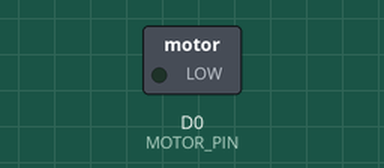
The sketch below on a simulated nRF52 board. Parts: switched loads named in the sketch (green lamp = pin HIGH). A phone connects over Bluetooth LE 3 s after start.

Above: at 0.1 s.
Timing chart, 0 to 4.6 s (numbered marks = the images above):
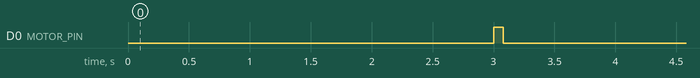

The sketch:

keyring.ino
```cpp
/*
 * 맨홀 경고 진동 키링 — Seeed XIAO nRF52840
 *
 * 이 키링은 자기가 어디 있는지 모른다. GPS 도 지도도 없다.
 * 폰이 "울려라"라고 하면 울릴 뿐이다.
 *
 * 판단을 폰에 몰아둔 이유:
 *   - 폰에는 이미 GPS 가 있다. 여기 또 넣으면 배터리가 하루도 못 간다
 *   - 경고 조건을 바꿀 때 펌웨어를 다시 굽지 않아도 된다
 *   - 키링이 단순해져서 고장 날 데가 없다
 *
 * 굽는 법은 README.md 참고.
 */

#include <bluefruit.h>

#define MOTOR_PIN D0

// 폰이 보내는 명령. 1 바이트면 충분하다.
#define CMD_STOP    0x00
#define CMD_SHORT   0x01   // 맨홀 경고 — 짧게 한 번
#define CMD_LONG    0x02   // 강한 경고 — 길게 한 번
#define CMD_TEST    0x03   // 연결 확인 — 세 번. 시연 때 이걸 쓴다

// 커스텀 서비스. 표준에 맞는 게 없어서 임의로 정했다.
// 앱에서도 같은 값을 써야 한다. 하나라도 다르면 조용히 연결만 되고 아무 일도 안 난다.
const uint8_t SERVICE_UUID[16] = {
  0x9E, 0xCA, 0xDC, 0x24, 0x0E, 0xE5, 0xA9, 0xE0,
  0x93, 0xF3, 0xA3, 0xB5, 0x01, 0x00, 0x40, 0x6E
};
const uint8_t CHAR_UUID[16] = {
  0x9E, 0xCA, 0xDC, 0x24, 0x0E, 0xE5, 0xA9, 0xE0,
  0x93, 0xF3, 0xA3, 0xB5, 0x02, 0x00, 0x40, 0x6E
};

BLEService        buzzService(SERVICE_UUID);
BLECharacteristic buzzChar(CHAR_UUID);

void buzz(int times, int ms) {
  // ponytail: delay 로 충분하다. 진동하는 동안 이 기기가 할 다른 일이 없다.
  //           경고가 겹칠 만큼 맨홀이 촘촘하면 그건 앱의 쿨다운이 막을 문제다.
  for (int i = 0; i < times; i++) {
    digitalWrite(MOTOR_PIN, HIGH);
    delay(ms);
    digitalWrite(MOTOR_PIN, LOW);
    if (i < times - 1) delay(ms);
  }
}

void onWrite(uint16_t conn_hdl, BLECharacteristic* chr, uint8_t* data, uint16_t len) {
  (void) conn_hdl; (void) chr;
  if (len < 1) return;

  switch (data[0]) {
    case CMD_SHORT: buzz(1, 200); break;
    case CMD_LONG:  buzz(1, 600); break;
    case CMD_TEST:  buzz(3, 150); break;
    default:        digitalWrite(MOTOR_PIN, LOW); break;   // 모르는 명령이면 멈춘다
  }
}

void onConnect(uint16_t conn_hdl) {
  (void) conn_hdl;
  buzz(1, 80);   // 연결됐다는 신호. 주머니 안에서도 붙은 걸 알 수 있다
}

void onDisconnect(uint16_t conn_hdl, uint8_t reason) {
  (void) conn_hdl; (void) reason;
  digitalWrite(MOTOR_PIN, LOW);   // 진동 중에 끊기면 계속 떨고 있게 된다
}

void setup() {
  pinMode(MOTOR_PIN, OUTPUT);
  digitalWrite(MOTOR_PIN, LOW);

  Bluefruit.begin();
  Bluefruit.setTxPower(4);
  Bluefruit.setName("ManholeKeyring");
  Bluefruit.Periph.setConnectCallback(onConnect);
  Bluefruit.Periph.setDisconnectCallback(onDisconnect);

  buzzService.begin();

  buzzChar.setProperties(CHR_PROPS_WRITE | CHR_PROPS_WRITE_WO_RESP);
  buzzChar.setPermission(SECMODE_OPEN, SECMODE_OPEN);
  buzzChar.setFixedLen(1);
  buzzChar.setWriteCallback(onWrite);
  buzzChar.begin();

  // 광고. 폰이 이걸 보고 찾아온다.
  Bluefruit.Advertising.addFlags(BLE_GAP_ADV_FLAGS_LE_ONLY_GENERAL_DISC_MODE);
  Bluefruit.Advertising.addTxPower();
  Bluefruit.Advertising.addService(buzzService);
  Bluefruit.ScanResponse.addName();

  Bluefruit.Advertising.restartOnDisconnect(true);
  Bluefruit.Advertising.setInterval(32, 244);   // 20ms 로 빠르게 알리다가 152.5ms 로 느려진다
  Bluefruit.Advertising.setFastTimeout(30);
  Bluefruit.Advertising.start(0);               // 0 = 무한. 폰이 올 때까지 계속 기다린다
}

void loop() {
  // 할 일이 없다. 전부 콜백에서 처리한다.
  // 여기서 sd_app_evt_wait() 로 자면 대기 전류가 확 떨어진다.
  sd_app_evt_wait();
}
```

Measured:
- by itself, D0 (MOTOR_PIN): LOW → HIGH at 3.0 s, → LOW 0.08 s later
